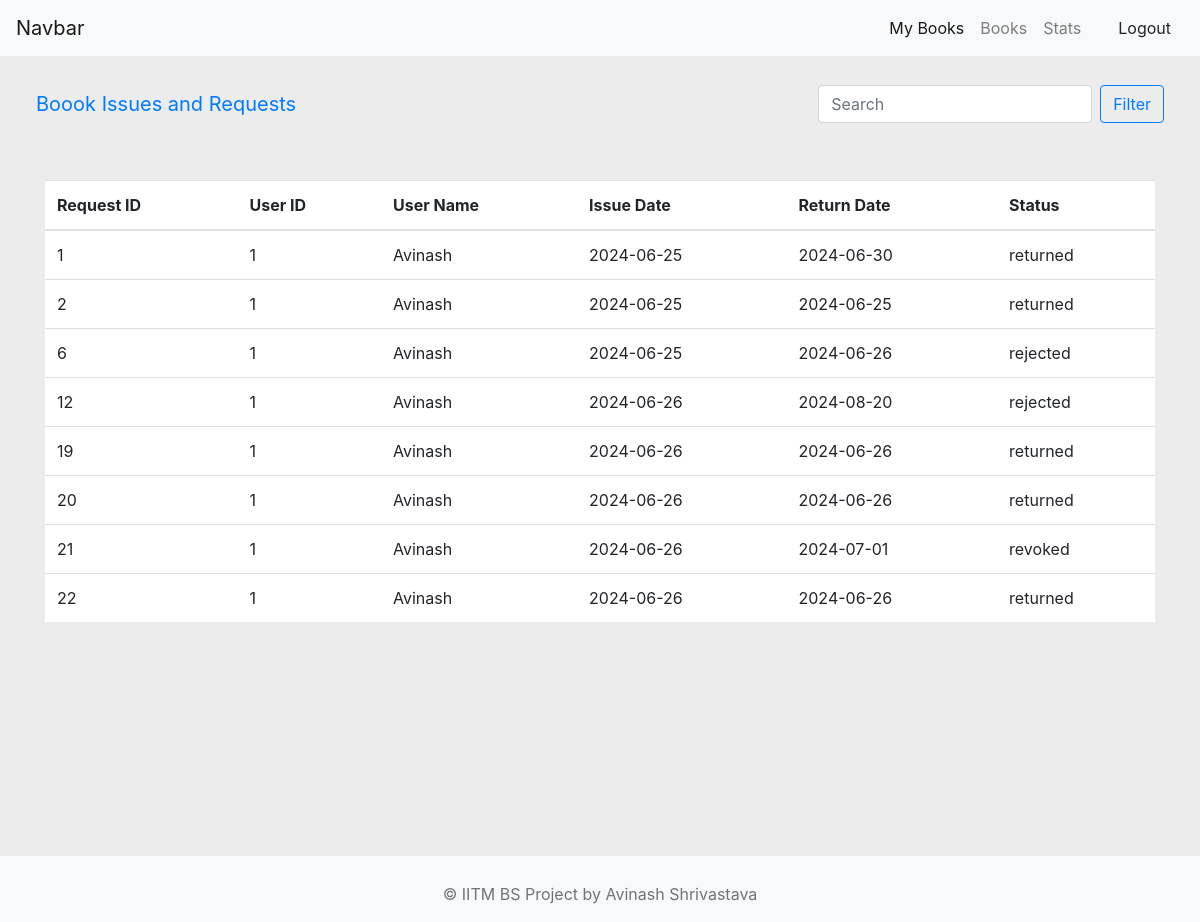
Screenshot of /view/1 with the database file from the repository.
### application/models.py (models this page shows)
class BookIssue(db.Model):
    request_id = db.Column(db.Integer, primary_key=True)
    book_id = db.Column(db.Integer, db.ForeignKey('book.id'), nullable=False)
    user_id = db.Column(db.Integer, db.ForeignKey('user.id'), nullable=False)
    issue_date = db.Column(db.DateTime, nullable=True)
    return_date = db.Column(db.DateTime, nullable=True)
    status = db.Column(db.String(20), default='available')  # available, issued, or hold, or returned
    feedback = db.Column(db.Text, nullable=True)
    book = db.relationship('Book', backref='issues', lazy=True)
    user = db.relationship('User', backref='book_issues', lazy=True)

class User(db.Model):
    id = db.Column(db.Integer, primary_key=True)
    name = db.Column(db.String(100), nullable=False)
    role = db.Column(db.String(20), default = 'user') # librarian or student
    password = db.Column(db.String(100), nullable=False)
    books = db.relationship('Book', backref='users', lazy=True, secondary = 'book_issue') # relationship with Book

### application/controllers.py (the view)
@app.route('/view/<int:book_id>', methods=['GET', 'POST'])
def view_book(book_id):
    book_issues = BookIssue.query.filter_by(book_id=book_id).all()
    return render_template('view_book.html', book_issues=book_issues)

### templates/view_book.html (shortened to what this page needs)
<!DOCTYPE html>
<html lang="en">
<head>
    <link rel="stylesheet" href="../static/css/dashboard.css">
    <link rel="stylesheet" href="https://cdn.jsdelivr.net/npm/bootstrap@4.6.2/dist/css/bootstrap.min.css">
</head>
<body>
    <nav class="navbar navbar-expand-md navbar-light bg-light">
        <a class="navbar-brand" href="#">Navbar</a>
        <div class="collapse navbar-collapse justify-content-end" id="navbarNavAltMarkup">
          <div class="navbar-nav">
            <a class="nav-link active" href="templates\user_mybooks.html">My Books <span class="sr-only">(current)</span></a>
            <a class="nav-link" href="">Books</a>
            <a class="nav-link" href="#">Stats</a>
            <a class="nav-link" href="#">{{username}}</a>
          </div>
          <div class="d-flex align-items-center">
            <a href="/login" class="btn btn-light">Logout</a>
          </div>
        </div>
    </nav>
    <div class="main">
      <div class="navbar">
          <a class="navbar-brand">Boook Issues and Requests </a>
          <form class="form-inline">
            <input class="form-control mr-sm-2" type="search" placeholder="Search" aria-label="Search">
            <button class="btn btn-outline-primary my-2 my-sm-0" type="submit">Filter</button>
          </form>
      </div>
      <div class="container mt-5">
        <table class="table">
            <thead>
                <tr>
                    <th scope="col">Request ID</th>
                    <th scope="col">User ID</th>
                    <th scope="col">User Name</th>
                    <th scope="col">Issue Date</th>
                    <th scope="col">Return Date</th>
                    <th scope="col">Status</th>
                </tr>
            </thead>
            <tbody>
                {% for issue in book_issues %}
                    <tr>
                        <td>{{ issue.request_id }}</td>
                        <td>{{ issue.user_id }}</td>
                        <td>{{ issue.user.name }}</td>
                        <td>{{ issue.issue_date.strftime('%Y-%m-%d')  }}</td>
                        <td>{{ issue.return_date.strftime('%Y-%m-%d')  }}</td>
                        <td>{{ issue.status }}</td>
                    </tr>
                {% else %}
                    <tr>
                        <td colspan="5">No issues or requests found for this book.</td>
                    </tr>
                {% endfor %}
            </tbody>
        </table>
    </div>
    </div>
  <footer class="footer mt-auto py-3 bg-light">
    <div class="container text-center">
      <span class="text-muted">&copy; IITM BS Project by Avinash Shrivastava</span>
    </div>
  </footer>
</body>
</html>

### static/css/dashboard.css (style rules this page uses)
.main { min-height: 100vh; background: #ececec; padding:20px; }
table { background-color: #fff; }
.container { display: flex; align-items: center; justify-content: center }
input { height: 45px; background: transparent; border: none; border-bottom: 1px solid rgba(0,0,0,0.2); outline: none; color: #40414a; padding: 10px; }
.container { margin-top: 10px; }

### rows the page displays
BookIssue: request_id "1", user_id "1", user.name "Avinash", issue_date "2024-06-25", return_date "2024-06-30", status "returned"
BookIssue: request_id "2", user_id "1", user.name "Avinash", issue_date "2024-06-25", return_date "2024-06-25", status "returned"
BookIssue: request_id "6", user_id "1", user.name "Avinash", issue_date "2024-06-25", return_date "2024-06-26", status "rejected"
BookIssue: request_id "12", user_id "1", user.name "Avinash", issue_date "2024-06-26", return_date "2024-08-20", status "rejected"
BookIssue: request_id "19", user_id "1", user.name "Avinash", issue_date "2024-06-26", return_date "2024-06-26", status "returned"
BookIssue: request_id "20", user_id "1", user.name "Avinash", issue_date "2024-06-26", return_date "2024-06-26", status "returned"
BookIssue: request_id "21", user_id "1", user.name "Avinash", issue_date "2024-06-26", return_date "2024-07-01", status "revoked"
BookIssue: request_id "22", user_id "1", user.name "Avinash", issue_date "2024-06-26", return_date "2024-06-26", status "returned"
